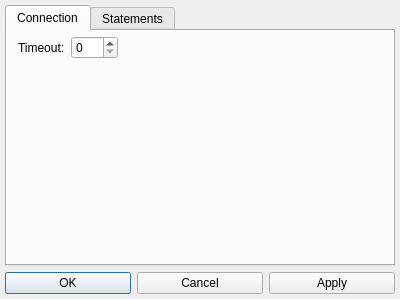
<?xml version="1.0" encoding="UTF-8"?>
<ui version="4.0">
 <class>OptionsDialog</class>
 <widget class="QDialog" name="OptionsDialog">
  <property name="geometry">
   <rect>
    <x>0</x>
    <y>0</y>
    <width>400</width>
    <height>299</height>
   </rect>
  </property>
  <property name="windowTitle">
   <string>Options</string>
  </property>
  <property name="windowIcon">
   <iconset resource="ODBC_Query.qrc">
    <normaloff>:/ODBC_Query/Resources/options.png</normaloff>:/ODBC_Query/Resources/options.png</iconset>
  </property>
  <layout class="QVBoxLayout" name="verticalLayout">
   <property name="leftMargin">
    <number>5</number>
   </property>
   <property name="topMargin">
    <number>5</number>
   </property>
   <property name="rightMargin">
    <number>5</number>
   </property>
   <property name="bottomMargin">
    <number>5</number>
   </property>
   <item>
    <widget class="QTabWidget" name="OptionsTabWidget">
     <property name="currentIndex">
      <number>0</number>
     </property>
     <widget class="QWidget" name="ConnectionTab">
      <attribute name="title">
       <string>Connection</string>
      </attribute>
      <layout class="QFormLayout" name="formLayout">
       <property name="fieldGrowthPolicy">
        <enum>QFormLayout::AllNonFixedFieldsGrow</enum>
       </property>
       <property name="leftMargin">
        <number>5</number>
       </property>
       <property name="topMargin">
        <number>5</number>
       </property>
       <property name="rightMargin">
        <number>9</number>
       </property>
       <item row="1" column="1">
        <layout class="QVBoxLayout" name="VerticalLayout">
         <property name="spacing">
          <number>6</number>
         </property>
         <item>
          <layout class="QHBoxLayout" name="HorizontalLayout">
           <property name="spacing">
            <number>6</number>
           </property>
           <item>
            <widget class="QLabel" name="TimeoutLabel">
             <property name="sizePolicy">
              <sizepolicy hsizetype="Maximum" vsizetype="Preferred">
               <horstretch>0</horstretch>
               <verstretch>0</verstretch>
              </sizepolicy>
             </property>
             <property name="toolTip">
              <string>Sets the connection timeout in seconds</string>
             </property>
             <property name="statusTip">
              <string/>
             </property>
             <property name="text">
              <string>Timeout:</string>
             </property>
             <property name="textFormat">
              <enum>Qt::AutoText</enum>
             </property>
            </widget>
           </item>
           <item>
            <widget class="QSpinBox" name="TimeoutSpinBox">
             <property name="toolTip">
              <string>Sets the connection timeout in seconds</string>
             </property>
             <property name="statusTip">
              <string/>
             </property>
             <property name="maximum">
              <number>300</number>
             </property>
            </widget>
           </item>
           <item>
            <spacer name="TimeoutSpacer">
             <property name="orientation">
              <enum>Qt::Horizontal</enum>
             </property>
             <property name="sizeHint" stdset="0">
              <size>
               <width>40</width>
               <height>20</height>
              </size>
             </property>
            </spacer>
           </item>
          </layout>
         </item>
        </layout>
       </item>
      </layout>
     </widget>
     <widget class="QWidget" name="StatementsTab">
      <attribute name="title">
       <string>Statements</string>
      </attribute>
      <layout class="QFormLayout" name="formLayout_2">
       <property name="fieldGrowthPolicy">
        <enum>QFormLayout::AllNonFixedFieldsGrow</enum>
       </property>
       <property name="leftMargin">
        <number>5</number>
       </property>
       <property name="topMargin">
        <number>11</number>
       </property>
       <item row="0" column="1">
        <layout class="QHBoxLayout" name="horizontalLayout_2">
         <item>
          <widget class="QCheckBox" name="ForwardOnlyCheckBox">
           <property name="toolTip">
            <string>Forward only mode can be (depending on the driver) more memory efficient since results do not need to be cached. It will also improve performance on some databases.</string>
           </property>
           <property name="text">
            <string>Use Forward Only</string>
           </property>
          </widget>
         </item>
        </layout>
       </item>
       <item row="2" column="1">
        <layout class="QHBoxLayout" name="horizontalLayout">
         <item>
          <widget class="QCheckBox" name="LimitResultsCheckBox">
           <property name="toolTip">
            <string>Limits the select results to the given value and asks whether to fetch more</string>
           </property>
           <property name="text">
            <string>Limit results</string>
           </property>
          </widget>
         </item>
         <item>
          <widget class="QSpinBox" name="ResultCountSpinBox">
           <property name="minimum">
            <number>1</number>
           </property>
           <property name="maximum">
            <number>999999</number>
           </property>
           <property name="value">
            <number>2000</number>
           </property>
          </widget>
         </item>
         <item>
          <spacer name="horizontalSpacer">
           <property name="orientation">
            <enum>Qt::Horizontal</enum>
           </property>
           <property name="sizeHint" stdset="0">
            <size>
             <width>40</width>
             <height>20</height>
            </size>
           </property>
          </spacer>
         </item>
        </layout>
       </item>
      </layout>
     </widget>
    </widget>
   </item>
   <item>
    <layout class="QHBoxLayout" name="MainHorizontalLayout">
     <item>
      <widget class="QPushButton" name="OKButton">
       <property name="text">
        <string>OK</string>
       </property>
      </widget>
     </item>
     <item>
      <widget class="QPushButton" name="CancelButton">
       <property name="text">
        <string>Cancel</string>
       </property>
      </widget>
     </item>
     <item>
      <widget class="QPushButton" name="ApplyButton">
       <property name="text">
        <string>Apply</string>
       </property>
      </widget>
     </item>
    </layout>
   </item>
  </layout>
 </widget>
 <resources>
  <include location="ODBC_Query.qrc"/>
 </resources>
 <connections/>
</ui>
